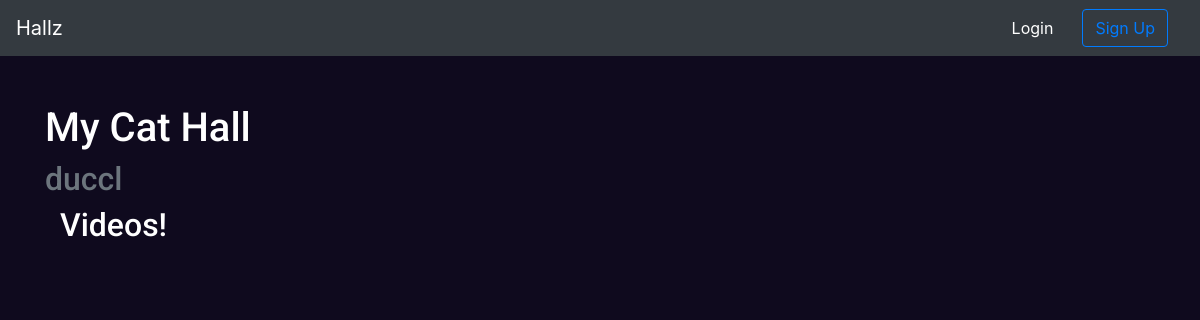
Page /hall/2/ on the earlier database version.
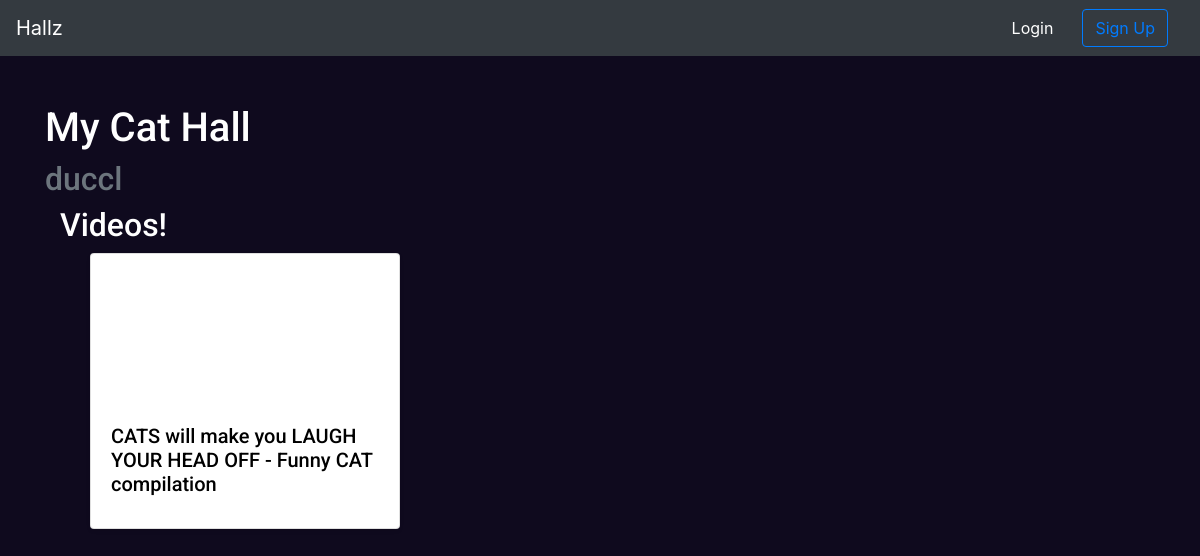
Same page on the later database version.
### halls/models.py (models this page shows, shortened)
class Video(models.Model):
    hall = models.ForeignKey(Hall,on_delete=models.CASCADE)
    title = models.CharField(max_length=255)
    url = models.URLField(max_length=200,default='')
    youtube_id = models.CharField(max_length=255)

### halls/views.py (the view)
# urls.py: path('hall/<int:hall_id>/',HallDetailView.as_view(),name='hall'),
class HallDetailView(DetailView):
    model = Hall
    template_name = "halls/detail_hall.html"
    slug_url_kwarg = 'hall_id'
    slug_field = 'id'
    def get_context_data(self, **kwargs):
        context = super().get_context_data(**kwargs)
        context["videos"] = Video.objects.filter(hall=self.get_object())
        return context

### halls/templates/halls/detail_hall.html (shortened to what this page needs)
{% extends './base.html' %}
{% block content_section%}
<div class="container roboto margin-top-md roboto color-white">
    <h1>{{hall.title}}</h1>
    <h2 class='text-muted'>{{hall.author}}</h2>
    <div class="container">
        <h2> Videos! </h2>
        <div class="container">
            <div class="container row">
                {% for video in videos %}
                    {% include 'partials/video_card.html' %}
                {% endfor %}
            </div>
        </div>
    </div>
</div>
{%endblock%}

### halls/templates/partials/video_card.html (shortened to what this page needs)
<div class="col-md-4">
    <div class="card shadow-sm">
        <iframe width="100%" height="150" src="https://www.youtube.com/embed/{{video.youtube_id}}" frameborder="0"
            allow="accelerometer; encrypted-media; gyroscope; picture-in-picture" allowfullscreen></iframe>
        <div class="card-body">
            <h5 class="card-title">{{video.title}}</h5>
        </div>
    </div>
</div>

Differences in the rows shown:
added Video: title "CATS will make you LAUGH YOUR HEAD OFF - Funny CAT compilation"
